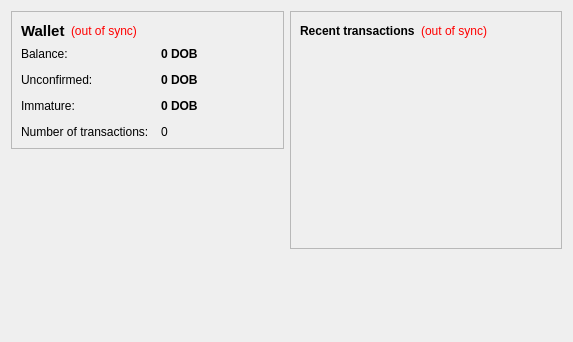
<?xml version="1.0" encoding="UTF-8"?>
<ui version="4.0">
 <class>OverviewPage</class>
 <widget class="QWidget" name="OverviewPage">
  <property name="geometry">
   <rect>
    <x>0</x>
    <y>0</y>
    <width>573</width>
    <height>342</height>
   </rect>
  </property>
  <property name="windowTitle">
   <string>Form</string>
  </property>
  <layout class="QHBoxLayout" name="horizontalLayout" stretch="1,1">
   <item>
    <layout class="QVBoxLayout" name="verticalLayout_2">
     <item>
      <widget class="QFrame" name="frame">
       <property name="frameShape">
        <enum>QFrame::StyledPanel</enum>
       </property>
       <property name="frameShadow">
        <enum>QFrame::Raised</enum>
       </property>
       <layout class="QVBoxLayout" name="verticalLayout_4">
        <item>
         <layout class="QHBoxLayout" name="horizontalLayout_4">
          <item>
           <widget class="QLabel" name="label_5">
            <property name="font">
             <font>
              <pointsize>11</pointsize>
              <weight>75</weight>
              <bold>true</bold>
             </font>
            </property>
            <property name="text">
             <string>Wallet</string>
            </property>
           </widget>
          </item>
          <item>
           <widget class="QLabel" name="labelWalletStatus">
            <property name="toolTip">
             <string>The displayed information may be out of date. Your wallet automatically synchronizes with the DobCoin network after a connection is established, but this process has not completed yet.</string>
            </property>
            <property name="styleSheet">
             <string notr="true">QLabel { color: red; }</string>
            </property>
            <property name="text">
             <string notr="true">(out of sync)</string>
            </property>
            <property name="alignment">
             <set>Qt::AlignLeading|Qt::AlignLeft|Qt::AlignVCenter</set>
            </property>
           </widget>
          </item>
          <item>
           <spacer name="horizontalSpacer_2">
            <property name="orientation">
             <enum>Qt::Horizontal</enum>
            </property>
            <property name="sizeHint" stdset="0">
             <size>
              <width>40</width>
              <height>20</height>
             </size>
            </property>
           </spacer>
          </item>
         </layout>
        </item>
        <item>
         <layout class="QFormLayout" name="formLayout_2">
          <property name="fieldGrowthPolicy">
           <enum>QFormLayout::AllNonFixedFieldsGrow</enum>
          </property>
          <property name="horizontalSpacing">
           <number>12</number>
          </property>
          <property name="verticalSpacing">
           <number>12</number>
          </property>
          <item row="0" column="0">
           <widget class="QLabel" name="label">
            <property name="text">
             <string>Balance:</string>
            </property>
           </widget>
          </item>
          <item row="0" column="1">
           <widget class="QLabel" name="labelBalance">
            <property name="font">
             <font>
              <weight>75</weight>
              <bold>true</bold>
             </font>
            </property>
            <property name="cursor">
             <cursorShape>IBeamCursor</cursorShape>
            </property>
            <property name="toolTip">
             <string>Your current balance</string>
            </property>
            <property name="text">
             <string notr="true">0 DOB</string>
            </property>
            <property name="textInteractionFlags">
             <set>Qt::LinksAccessibleByMouse|Qt::TextSelectableByKeyboard|Qt::TextSelectableByMouse</set>
            </property>
           </widget>
          </item>
          <item row="1" column="0">
           <widget class="QLabel" name="label_3">
            <property name="text">
             <string>Unconfirmed:</string>
            </property>
           </widget>
          </item>
          <item row="1" column="1">
           <widget class="QLabel" name="labelUnconfirmed">
            <property name="font">
             <font>
              <weight>75</weight>
              <bold>true</bold>
             </font>
            </property>
            <property name="cursor">
             <cursorShape>IBeamCursor</cursorShape>
            </property>
            <property name="toolTip">
             <string>Total of transactions that have yet to be confirmed, and do not yet count toward the current balance</string>
            </property>
            <property name="text">
             <string notr="true">0 DOB</string>
            </property>
            <property name="textInteractionFlags">
             <set>Qt::LinksAccessibleByMouse|Qt::TextSelectableByKeyboard|Qt::TextSelectableByMouse</set>
            </property>
           </widget>
          </item>
          <item row="3" column="0">
           <widget class="QLabel" name="label_2">
            <property name="text">
             <string>Number of transactions:</string>
            </property>
           </widget>
          </item>
          <item row="3" column="1">
           <widget class="QLabel" name="labelNumTransactions">
            <property name="toolTip">
             <string>Total number of transactions in wallet</string>
            </property>
            <property name="text">
             <string notr="true">0</string>
            </property>
           </widget>
          </item>
          <item row="2" column="0">
           <widget class="QLabel" name="labelImmatureText">
            <property name="text">
             <string>Immature:</string>
            </property>
           </widget>
          </item>
          <item row="2" column="1">
           <widget class="QLabel" name="labelImmature">
            <property name="font">
             <font>
              <weight>75</weight>
              <bold>true</bold>
             </font>
            </property>
            <property name="toolTip">
             <string>Mined balance that has not yet matured</string>
            </property>
            <property name="text">
             <string notr="true">0 DOB</string>
            </property>
            <property name="textInteractionFlags">
             <set>Qt::LinksAccessibleByMouse|Qt::TextSelectableByKeyboard|Qt::TextSelectableByMouse</set>
            </property>
           </widget>
          </item>
         </layout>
        </item>
       </layout>
      </widget>
     </item>
     <item>
      <spacer name="verticalSpacer">
       <property name="orientation">
        <enum>Qt::Vertical</enum>
       </property>
       <property name="sizeHint" stdset="0">
        <size>
         <width>20</width>
         <height>40</height>
        </size>
       </property>
      </spacer>
     </item>
    </layout>
   </item>
   <item>
    <layout class="QVBoxLayout" name="verticalLayout_3">
     <item>
      <widget class="QFrame" name="frame_2">
       <property name="frameShape">
        <enum>QFrame::StyledPanel</enum>
       </property>
       <property name="frameShadow">
        <enum>QFrame::Raised</enum>
       </property>
       <layout class="QVBoxLayout" name="verticalLayout">
        <item>
         <layout class="QHBoxLayout" name="horizontalLayout_2">
          <item>
           <widget class="QLabel" name="label_4">
            <property name="text">
             <string>&lt;b&gt;Recent transactions&lt;/b&gt;</string>
            </property>
           </widget>
          </item>
          <item>
           <widget class="QLabel" name="labelTransactionsStatus">
            <property name="toolTip">
             <string>The displayed information may be out of date. Your wallet automatically synchronizes with the DobCoin network after a connection is established, but this process has not completed yet.</string>
            </property>
            <property name="styleSheet">
             <string notr="true">QLabel { color: red; }</string>
            </property>
            <property name="text">
             <string notr="true">(out of sync)</string>
            </property>
            <property name="alignment">
             <set>Qt::AlignRight|Qt::AlignTrailing|Qt::AlignVCenter</set>
            </property>
           </widget>
          </item>
          <item>
           <spacer name="horizontalSpacer">
            <property name="orientation">
             <enum>Qt::Horizontal</enum>
            </property>
            <property name="sizeHint" stdset="0">
             <size>
              <width>40</width>
              <height>20</height>
             </size>
            </property>
           </spacer>
          </item>
         </layout>
        </item>
        <item>
         <widget class="QListView" name="listTransactions">
          <property name="styleSheet">
           <string notr="true">QListView { background: transparent; }</string>
          </property>
          <property name="frameShape">
           <enum>QFrame::NoFrame</enum>
          </property>
          <property name="verticalScrollBarPolicy">
           <enum>Qt::ScrollBarAlwaysOff</enum>
          </property>
          <property name="horizontalScrollBarPolicy">
           <enum>Qt::ScrollBarAlwaysOff</enum>
          </property>
          <property name="selectionMode">
           <enum>QAbstractItemView::NoSelection</enum>
          </property>
         </widget>
        </item>
       </layout>
      </widget>
     </item>
     <item>
      <spacer name="verticalSpacer_2">
       <property name="orientation">
        <enum>Qt::Vertical</enum>
       </property>
       <property name="sizeHint" stdset="0">
        <size>
         <width>20</width>
         <height>40</height>
        </size>
       </property>
      </spacer>
     </item>
    </layout>
   </item>
  </layout>
 </widget>
 <resources/>
 <connections/>
</ui>
